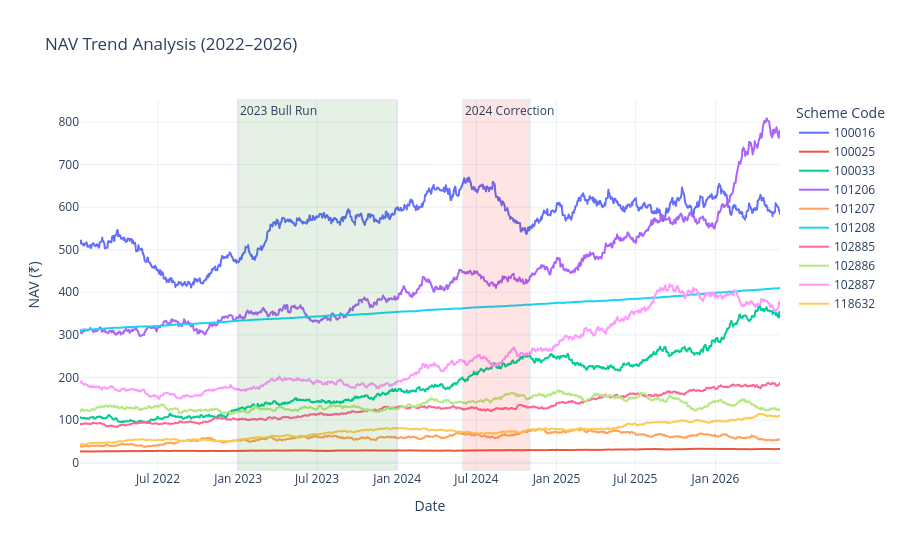

The notebook cell this image was saved under:
### Code cell
# Cell 2 — NAV Trend Analysis (All Schemes 2022–2026)
nav_df['date'] = pd.to_datetime(nav_df['date'])
nav_df = nav_df.sort_values(['amfi_code', 'date'])

# Get top 10 schemes for clarity
top_schemes = nav_df['amfi_code'].unique()[:10]
nav_filtered = nav_df[nav_df['amfi_code'].isin(top_schemes)]

fig = px.line(
    nav_filtered,
    x='date',
    y='nav',
    color='amfi_code',
    title='NAV Trend Analysis (2022–2026)',
    labels={'nav': 'NAV (₹)', 'date': 'Date', 'amfi_code': 'Scheme Code'}
)

# Highlight 2023 bull run
fig.add_vrect(
    x0="2023-01-01", x1="2023-12-31",
    fillcolor="green", opacity=0.1,
    annotation_text="2023 Bull Run", annotation_position="top left"
)

# Highlight 2024 correction
fig.add_vrect(
    x0="2024-06-01", x1="2024-10-31",
    fillcolor="red", opacity=0.1,
    annotation_text="2024 Correction", annotation_position="top left"
)

fig.update_layout(height=550, template='plotly_white')
fig.show()

# Export
import os
os.makedirs("charts", exist_ok=True)
fig.write_image("charts/nav_trend.png")
print("✅ NAV trend chart saved!")

### Figure 1 — Plotly figure (JSON) as saved in the notebook; plotly's stock layout.template omitted (floating-point values rounded to 4 significant figures; data arrays with more than 128 entries replaced by an {"elided": "..."} marker saying what was removed)
{"data": [{"hovertemplate": "Scheme Code=100016<br>Date=%{x}<br>NAV (₹)=%{y}<extra></extra>", "legendgroup": "100016", "line": {"color": "#636efa", "dash": "solid"}, "marker": {"symbol": "circle"}, "mode": "lines", "name": "100016", "showlegend": true, "type": "scattergl", "x": {"elided": "1150 str values"}, "xaxis": "x", "y": {"elided": "1150 float values"}, "yaxis": "y"}, {"hovertemplate": "Scheme Code=100025<br>Date=%{x}<br>NAV (₹)=%{y}<extra></extra>", "legendgroup": "100025", "line": {"color": "#EF553B", "dash": "solid"}, "marker": {"symbol": "circle"}, "mode": "lines", "name": "100025", "showlegend": true, "type": "scattergl", "x": {"elided": "1150 str values"}, "xaxis": "x", "y": {"elided": "1150 float values"}, "yaxis": "y"}, {"hovertemplate": "Scheme Code=100033<br>Date=%{x}<br>NAV (₹)=%{y}<extra></extra>", "legendgroup": "100033", "line": {"color": "#00cc96", "dash": "solid"}, "marker": {"symbol": "circle"}, "mode": "lines", "name": "100033", "showlegend": true, "type": "scattergl", "x": {"elided": "1150 str values"}, "xaxis": "x", "y": {"elided": "1150 float values"}, "yaxis": "y"}, {"hovertemplate": "Scheme Code=101206<br>Date=%{x}<br>NAV (₹)=%{y}<extra></extra>", "legendgroup": "101206", "line": {"color": "#ab63fa", "dash": "solid"}, "marker": {"symbol": "circle"}, "mode": "lines", "name": "101206", "showlegend": true, "type": "scattergl", "x": {"elided": "1150 str values"}, "xaxis": "x", "y": {"elided": "1150 float values"}, "yaxis": "y"}, {"hovertemplate": "Scheme Code=101207<br>Date=%{x}<br>NAV (₹)=%{y}<extra></extra>", "legendgroup": "101207", "line": {"color": "#FFA15A", "dash": "solid"}, "marker": {"symbol": "circle"}, "mode": "lines", "name": "101207", "showlegend": true, "type": "scattergl", "x": {"elided": "1150 str values"}, "xaxis": "x", "y": {"elided": "1150 float values"}, "yaxis": "y"}, {"hovertemplate": "Scheme Code=101208<br>Date=%{x}<br>NAV (₹)=%{y}<extra></extra>", "legendgroup": "101208", "line": {"color": "#19d3f3", "dash": "solid"}, "marker": {"symbol": "circle"}, "mode": "lines", "name": "101208", "showlegend": true, "type": "scattergl", "x": {"elided": "1150 str values"}, "xaxis": "x", "y": {"elided": "1150 float values"}, "yaxis": "y"}, {"hovertemplate": "Scheme Code=102885<br>Date=%{x}<br>NAV (₹)=%{y}<extra></extra>", "legendgroup": "102885", "line": {"color": "#FF6692", "dash": "solid"}, "marker": {"symbol": "circle"}, "mode": "lines", "name": "102885", "showlegend": true, "type": "scattergl", "x": {"elided": "1150 str values"}, "xaxis": "x", "y": {"elided": "1150 float values"}, "yaxis": "y"}, {"hovertemplate": "Scheme Code=102886<br>Date=%{x}<br>NAV (₹)=%{y}<extra></extra>", "legendgroup": "102886", "line": {"color": "#B6E880", "dash": "solid"}, "marker": {"symbol": "circle"}, "mode": "lines", "name": "102886", "showlegend": true, "type": "scattergl", "x": {"elided": "1150 str values"}, "xaxis": "x", "y": {"elided": "1150 float values"}, "yaxis": "y"}, {"hovertemplate": "Scheme Code=102887<br>Date=%{x}<br>NAV (₹)=%{y}<extra></extra>", "legendgroup": "102887", "line": {"color": "#FF97FF", "dash": "solid"}, "marker": {"symbol": "circle"}, "mode": "lines", "name": "102887", "showlegend": true, "type": "scattergl", "x": {"elided": "1150 str values"}, "xaxis": "x", "y": {"elided": "1150 float values"}, "yaxis": "y"}, {"hovertemplate": "Scheme Code=118632<br>Date=%{x}<br>NAV (₹)=%{y}<extra></extra>", "legendgroup": "118632", "line": {"color": "#FECB52", "dash": "solid"}, "marker": {"symbol": "circle"}, "mode": "lines", "name": "118632", "showlegend": true, "type": "scattergl", "x": {"elided": "1150 str values"}, "xaxis": "x", "y": {"elided": "1150 float values"}, "yaxis": "y"}], "layout": {"annotations": [{"showarrow": false, "text": "2023 Bull Run", "x": "2023-01-01", "xanchor": "left", "xref": "x", "y": 1, "yanchor": "top", "yref": "y domain"}, {"showarrow": false, "text": "2024 Correction", "x": "2024-06-01", "xanchor": "left", "xref": "x", "y": 1, "yanchor": "top", "yref": "y domain"}], "height": 550, "legend": {"title": {"text": "Scheme Code"}, "tracegroupgap": 0}, "shapes": [{"fillcolor": "green", "opacity": 0.1, "type": "rect", "x0": "2023-01-01", "x1": "2023-12-31", "xref": "x", "y0": 0, "y1": 1, "yref": "y domain"}, {"fillcolor": "red", "opacity": 0.1, "type": "rect", "x0": "2024-06-01", "x1": "2024-10-31", "xref": "x", "y0": 0, "y1": 1, "yref": "y domain"}], "title": {"text": "NAV Trend Analysis (2022–2026)"}, "xaxis": {"anchor": "y", "domain": [0, 1], "title": {"text": "Date"}}, "yaxis": {"anchor": "x", "domain": [0, 1], "title": {"text": "NAV (₹)"}}}}
